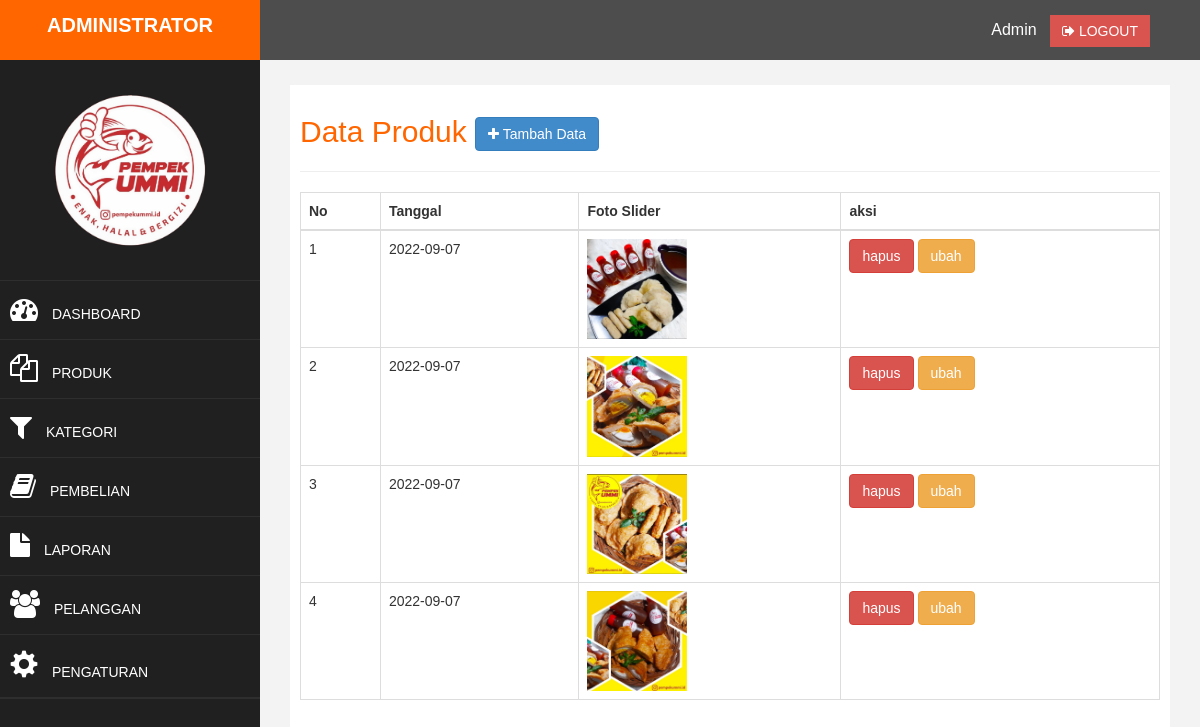
/admin/index.php?halaman=slider (signed in), run on the app's committed database.
### tables this page shows
CREATE TABLE `slider` (
  `id_slider` int(11) NOT NULL,
  `foto_slider` varchar(100) NOT NULL,
  `tanggal_slider` date NOT NULL
);

### admin/slider.php (the view)
<h2>
	Data Produk
	<a href="index.php?halaman=tambahslider" class="btn btn-primary "><i class="fa fa-plus"></i> Tambah Data</a>
</h2>
<hr>
<table class="table table-bordered">
	<thead>
		<tr>
			<th>No</th>
			<th>Tanggal</th>
			<th>Foto Slider</th>
			<th>aksi</th>
		</tr>
	</thead>
	<tbody>
		<?php $nomor=1; ?>
		<?php $ambil=$koneksi->query("SELECT * FROM slider"); ?>
		<?php while($pecah=$ambil->fetch_assoc()){ ?>
		<tr>
			<td><?php echo $nomor ?></td>
			<td><?php echo $pecah['tanggal_slider']; ?></td>
			<td>
				<img src="../foto_slider/<?php echo $pecah['foto_slider']; ?>" width="100">
			</td>
			<td>
				<a href="index.php?halaman=hapusslider&id=<?php echo $pecah['id_slider'];?>" class="btn-danger btn">hapus</a>
				<a href="index.php?halaman=ubahslider&id=<?php echo $pecah['id_slider']; ?>" class="btn-warning btn">ubah</a>
			</td>
		</tr>
		<?php $nomor++; ?>
	<?php } ?>
	</tbody>
</table>

### admin/assets/css/custom.css (style rules this page uses)
body { font-family: 'Josefin Sans', sans-serif; }
h2 { color: #ff6600; }

### data on the page
slider: tanggal_slider "2022-09-07", foto_slider (picture)
slider: tanggal_slider "2022-09-07", foto_slider (picture)
slider: tanggal_slider "2022-09-07", foto_slider (picture)
slider: tanggal_slider "2022-09-07", foto_slider (picture)

### other printed values
$_SESSION["admin"]["nama_lengkap"] "Admin"
